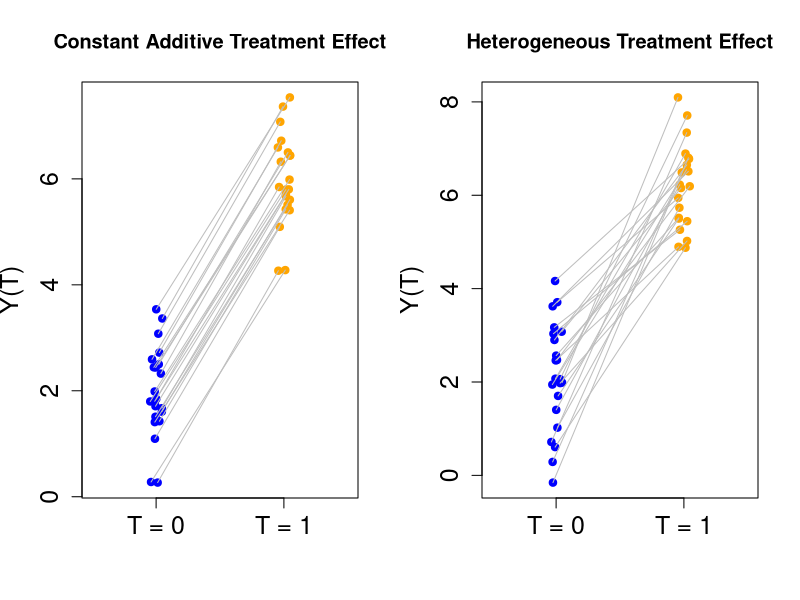

The R source for this figure:

plotter <- function(Y0,Y1, title){
  jitter_amount = 0.05  # Adjust this value to control the amount of jitter
  jitter_x0 = jitter(rep(0, n), amount = jitter_amount)
  jitter_x1 = jitter(rep(1, n), amount = jitter_amount)
  
  lim = c(min(Y0, Y1), max(Y0, Y1))
  plot(jitter_x0, Y0,
       ylim = lim,
       xlim = c(-.5, 1.5),
       xaxt = "n", # removes the x-axis ticks and labels
       xlab = "",
       ylab = "Y(T)",
       col = "blue",
       pch = 20,
       main = title,
       cex.lab = 1.5,
       cex.axis = 1.5,
       cex = 1.5
  )
  points(jitter_x1, Y1, col = "orange", pch = 20, cex = 1.5)
  
  # Adding custom axis labels 
  axis(1, at = c(0, 1), labels = c("T = 0", "T = 1"), cex.axis = 1.5)
  
  # Adding lines connecting elements of Y0 and Y1
  for (i in 1:n) {
    segments(jitter_x0[i], Y0[i], jitter_x1[i], Y1[i], col = "gray")
  }
  
}


set.seed(60)

par(mfrow = c(1,2))
n = 22
alpha = 2
beta = 4

# model 1
epsilons = rnorm(n, 0, 1)
Y0 = alpha + epsilons
Y1 = alpha + beta + epsilons
plotter(Y0,Y1, title = "Constant Additive Treatment Effect")

# model 2
epsilon0 = rnorm(n, 0, 1)
epsilon1 = rnorm(n, 0, 1) #homoskedasticity
Y0 = alpha + epsilon0
Y1 = alpha + beta + epsilon1 
plotter(Y0,Y1, title = "Heterogeneous Treatment Effect")
